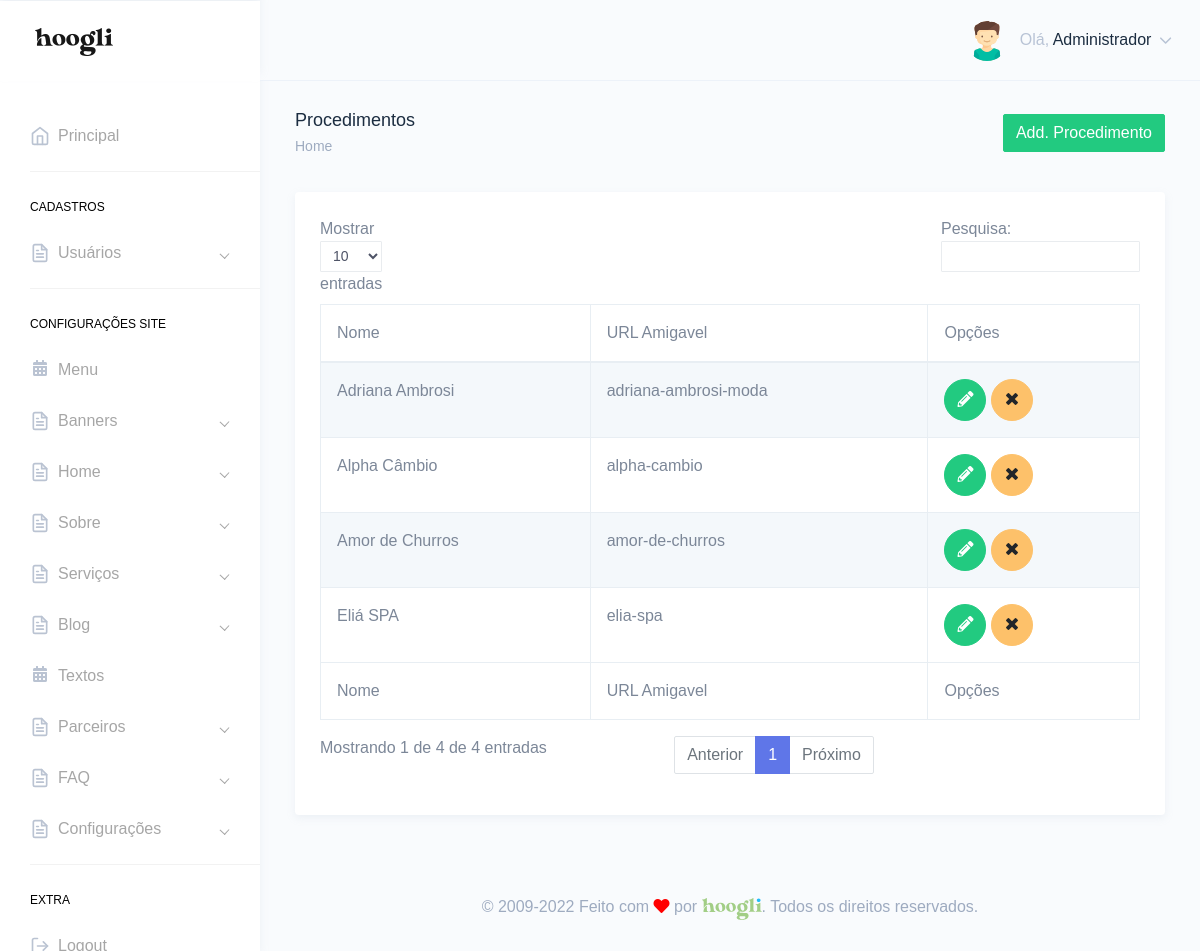
/painel/procedimentos.php (signed in), run on the app's committed database.
### tables this page shows
CREATE TABLE `tbl_usuarios` (
  `id` int(11) NOT NULL,
  `nome` varchar(250) DEFAULT NULL,
  `email` varchar(250) DEFAULT NULL,
  `telefone` varchar(250) DEFAULT NULL,
  `endereco` varchar(250) DEFAULT NULL,
  `cpf` varchar(100) DEFAULT NULL,
  `login` varchar(100) DEFAULT NULL,
  `senha` varchar(100) DEFAULT NULL,
  `foto` varchar(250) DEFAULT NULL,
  `id_cargo` int(11) DEFAULT NULL,
  `sexo` varchar(2) DEFAULT NULL,
  `perm_cad_usuario` varchar(2) DEFAULT NULL,
  `perm_relatorio` varchar(2) DEFAULT NULL,
  `perm_add_usuario` varchar(2) DEFAULT NULL,
  `perm_edit_usuario` varchar(2) DEFAULT NULL,
  `perm_del_usuario` varchar(2) DEFAULT NULL,
  `perm_cad_contato` varchar(2) DEFAULT NULL,
  `perm_edit_contato` varchar(2) DEFAULT NULL,
  `perm_del_contato` varchar(2) DEFAULT NULL,
  `perm_edit_contato_nf` varchar(3) DEFAULT NULL,
  `perm_pag_principal_rm` varchar(2) DEFAULT NULL,
  `perm_pag_principal_uc` varchar(2) DEFAULT NULL,
  `admin_geral` varchar(2) DEFAULT NULL,
  `data_frase` date DEFAULT NULL,
  `id_frase` int(11) DEFAULT NULL,
  `frase_lida` varchar(2) DEFAULT NULL
);

CREATE TABLE `tbl_procedimentos` (
  `id` int(11) NOT NULL,
  `titulo` varchar(250) DEFAULT NULL,
  `descricao` text DEFAULT NULL,
  `id_cat` int(11) DEFAULT NULL,
  `meta_title` text DEFAULT NULL,
  `meta_keywords` text DEFAULT NULL,
  `meta_description` text DEFAULT NULL,
  `foto` varchar(70) DEFAULT NULL,
  `url_amigavel` varchar(250) DEFAULT NULL,
  `breve` text DEFAULT NULL,
  `banner_titulo` varchar(250) DEFAULT NULL,
  `banner_titulo2` varchar(250) DEFAULT NULL,
  `banner_titulo3` varchar(250) DEFAULT NULL,
  `banner_foto` varchar(70) DEFAULT NULL,
  `banner_texto` text DEFAULT NULL,
  `banner_botao` varchar(255) DEFAULT NULL,
  `sesao1_tem_video` enum('S','N') DEFAULT 'N',
  `sessao1_video_titulo` varchar(255) DEFAULT NULL,
  `sessao1_embed` varchar(255) DEFAULT NULL,
  `sessao1_thumb` varchar(255) DEFAULT NULL,
  `sessao1_video_descricao` text DEFAULT NULL,
  `sessao1_foto` varchar(70) DEFAULT NULL,
  `sessao1_titulo` varchar(250) DEFAULT NULL,
  `sessao1_titulo2` varchar(255) DEFAULT NULL,
  `sessao1_titulo3` varchar(255) DEFAULT NULL,
  `sessao1_texto3` text DEFAULT NULL,
  `sessao1_texto` text DEFAULT NULL,
  `sessao2_foto` varchar(70) DEFAULT NULL,
  `sessao2_titulo` varchar(250) DEFAULT NULL,
  `sessao2_texto` text DEFAULT NULL,
  `sessao2_titulo2` varchar(255) DEFAULT NULL,
  `sessao2_texto2` text DEFAULT NULL,
  `sessao2_botao2` varchar(255) DEFAULT NULL,
  `sessao2_foto2` varchar(70) DEFAULT NULL,
  `sessao2_botao` varchar(160) DEFAULT NULL,
  `sessao3_titulo` varchar(250) DEFAULT NULL,
  `sessao3_titulo2` varchar(255) DEFAULT NULL,
  `sessao3_texto` text DEFAULT NULL,
  `topico1_foto` varchar(70) DEFAULT NULL,
  `topico1_titulo` varchar(250) DEFAULT NULL,
  `topico1_texto` text DEFAULT NULL,
  `topico2_foto` varchar(250) DEFAULT NULL,
  `topico2_titulo` varchar(250) DEFAULT NULL,
  `topico2_texto` text DEFAULT NULL,
  `topico3_foto` varchar(250) DEFAULT NULL,
  `topico3_titulo` varchar(250) DEFAULT NULL,
  `topico3_texto` text DEFAULT NULL,
  `topico4_foto` varchar(250) DEFAULT NULL,
  `topico4_titulo` varchar(250) DEFAULT NULL,
  `topico4_texto` text DEFAULT NULL,
  `sessao4_foto` varchar(250) DEFAULT NULL,
  `sessao4_titulo` varchar(250) DEFAULT NULL,
  `sessao4_titulo2` varchar(255) DEFAULT NULL,
  `sessao4_texto` text DEFAULT NULL,
  `sessao4_icone` varchar(255) DEFAULT NULL,
  `sessao5_titulo` varchar(250) DEFAULT NULL,
  `sessao5_foto` varchar(255) DEFAULT NULL,
  `sessao5_texto` text DEFAULT NULL,
  `sessao6_titulo` varchar(255) DEFAULT NULL,
  `sessao6_foto` varchar(255) DEFAULT NULL,
  `sessao6_texto` text DEFAULT NULL,
  `contato_titulo` varchar(250) DEFAULT NULL,
  `contato_texto` text DEFAULT NULL,
  `contato_foto` varchar(255) DEFAULT NULL,
  `contato_botao` varchar(255) DEFAULT NULL,
  `diferenca1_foto` varchar(250) DEFAULT NULL,
  `diferenca1_titulo` varchar(250) DEFAULT NULL,
  `diferenca1_texto` text DEFAULT NULL,
  `diferenca2_foto` varchar(250) DEFAULT NULL,
  `diferenca2_titulo` varchar(250) DEFAULT NULL,
  `diferenca2_texto` text DEFAULT NULL,
  `diferenca3_foto` varchar(250) DEFAULT NULL,
  `diferenca3_titulo` varchar(250) DEFAULT NULL,
  `diferenca3_texto` text DEFAULT NULL,
  `imagem_final` varchar(250) DEFAULT NULL,
  `imagem_mobile_final` varchar(250) DEFAULT NULL,
  `icone` varchar(255) DEFAULT NULL,
  `botao` varchar(255) DEFAULT NULL,
  `sessao1_link_botao` varchar(250) DEFAULT NULL,
  `sessao1_nome_botao` varchar(250) DEFAULT NULL,
  `sessao2_link_botao` varchar(250) DEFAULT NULL,
  `sessao2_nome_botao` varchar(250) DEFAULT NULL,
  `sessao3_link_botao` varchar(250) DEFAULT NULL,
  `sessao3_nome_botao` varchar(250) DEFAULT NULL,
  `contato_titulo2` varchar(250) DEFAULT NULL,
  `sessao3_foto` varchar(250) DEFAULT NULL,
  `sessao1_paralax` varchar(250) DEFAULT NULL,
  `sessao2_paralax` varchar(250) DEFAULT NULL,
  `sessao3_paralax` varchar(250) DEFAULT NULL,
  `sessao4_nome_botao` varchar(250) DEFAULT NULL,
  `sessao4_link_botao` varchar(100) DEFAULT NULL,
  `destaque` enum('S','N') DEFAULT NULL,
  `foto_projeto` varchar(70) DEFAULT NULL,
  `foto_desc_projeto` varchar(70) DEFAULT NULL,
  `titulo_porcen` varchar(70) DEFAULT NULL,
  `titulo2_porcen` varchar(70) DEFAULT NULL,
  `titulo3_porcen` varchar(70) DEFAULT NULL,
  `titulo4_porcen` varchar(200) DEFAULT NULL,
  `titulo5_porcen` varchar(200) DEFAULT NULL,
  `titulo6_porcen` varchar(200) DEFAULT NULL
);

### Connection/con-pdo.php (called while the page is built, shortened)
<?php
$conInstanciada = '';
if(empty($conInstanciada)) {
	class Conexao {
		private static $pdo;
		public static function getInstance() {
		if (!isset(self::$pdo)) {
		 try {
		  $opcoes = array(PDO::MYSQL_ATTR_INIT_COMMAND => 'SET NAMES utf8', PDO::ATTR_PERSISTENT => TRUE);
		  self::$pdo = new PDO("mysql:host=" . HOST . "; dbname=" . DBNAME . "; charset=" . CHARSET . ";", USER, PASSWORD, $opcoes);
		  self::$pdo->setAttribute(PDO::ATTR_ERRMODE, PDO::ERRMODE_EXCEPTION);
		 } catch (PDOException $e) {
		  print "Erro: " . $e->getMessage();
		 }
		}
		return self::$pdo;
		}
	}
}

### Class/acesso.class.php (called while the page is built, shortened)
<?php
$AcessoInstanciada = '';
if(empty($AcessoInstanciada)) {
	if(file_exists('Connection/conexao.php')) {
		require_once('Connection/con-pdo.php');
		require_once('Class/funcoes.php');
	} else {
		require_once('../Connection/con-pdo.php');
		require_once('../Class/funcoes.php');
	}
	class Acesso {
		private $pdo = null;
		private static $Acesso = null;
		private function __construct($conexao){
			$this->pdo = $conexao;
		}
		public static function getInstance($conexao){
			if (!isset(self::$Acesso)):
				self::$Acesso = new Acesso($conexao);
			endif;
			return self::$Acesso;
		}
		function rsDados($id='', $idCargo='', $orderBy='', $limite='') {
			$sqlLimite = '';
			$sqlOrdem = '';
			$sql = '';
			$nCampos = 0;
			if(!empty($id)) {
				$sql .= " and id = ?";
				$nCampos++;
				$campo[$nCampos] = $id;
			}
			try{
				$sql = "SELECT * FROM tbl_usuarios where 1=1 $sql $sqlOrdem $sqlLimite";
				$stm = $this->pdo->prepare($sql);
				for($i=1; $i<=$nCampos; $i++) {
					$stm->bindValue($i, $campo[$i]);
				}
				$stm->execute();
				$rsDados = $stm->fetchAll(PDO::FETCH_OBJ);
				if($id <> '' or $limite == 1) {
					return($rsDados[0]);
				} else {
					return($rsDados);
				}
			} catch(PDOException $erro){
				echo $erro->getMessage();
			}
		}
	}
}

### painel/verifica.php (called while the page is built, shortened)
<?php
include "../Class/acesso.class.php";
$verificaRestrito = Acesso::getInstance(Conexao::getInstance());
include "../Class/procedimentos.class.php";
$procedimentos = Procedimentos::getInstance(Conexao::getInstance());
$verificaRestrito->restritoAdmin();
$dadosUsuarioLogado = $verificaRestrito->rsDados($_SESSION['dadosLogado']->id);
?>

### Class/funcoes.php (called while the page is built, shortened)
<?php
  function icone_genero($genero) {
    switch ($genero) {
      case "M": return "assets/images/avatars/boy.svg"; break;
    }
  }
?>

### Class/procedimentos.class.php (called while the page is built, shortened)
<?php
$ProcedimentosInstanciada = '';
if(empty($ProcedimentosInstanciada)) {
	if(file_exists('Connection/conexao.php')) {
		require_once('Connection/con-pdo.php');
		require_once('Class/funcoes.php');
	} else {
		require_once('../Connection/con-pdo.php');
		require_once('../Class/funcoes.php');
	}
	class Procedimentos {
		private $pdo = null;
		private static $Procedimentos = null;
		private function __construct($conexao){
			$this->pdo = $conexao;
		}
		public static function getInstance($conexao){
			if (!isset(self::$Procedimentos)):
				self::$Procedimentos = new Procedimentos($conexao);
			endif;
			return self::$Procedimentos;
		}
		function rsDados($id='', $orderBy='', $limite='', $idCat='', $idDiferente='', $url_amigavel='', $destaque='') {
			$nCampos = 0;
			$sql = '';
			$sqlOrdem = '';
			$sqlLimite = '';
			try{
				$sql = "SELECT * FROM tbl_procedimentos where 1=1 $sql $sqlOrdem $sqlLimite";
				$stm = $this->pdo->prepare($sql);
				for($i=1; $i<=$nCampos; $i++) {
					$stm->bindValue($i, $campo[$i]);
				}
				$stm->execute();
				$rsDados = $stm->fetchAll(PDO::FETCH_OBJ);
				if($id <> '' or $limite == 1 or $url_amigavel <> '') {
					return($rsDados[0]);
				} else {
					return($rsDados);
				}
			} catch(PDOException $erro){
				echo $erro->getMessage();
			}
		}
	}
}

### painel/procedimentos.php (the view, shortened to what this page needs)
<?php include "verifica.php";
$puxaProcedimentos = $procedimentos->rsDados();
?>
<!DOCTYPE html>
<html dir="ltr" lang="pt-br">
<head>
    <link href="dist/css/style.min.css" rel="stylesheet">
</head>
<body>
    <div id="main-wrapper" data-theme="light" data-layout="vertical" data-navbarbg="skin6" data-sidebartype="full" data-sidebar-position="fixed" data-header-position="fixed" data-boxed-layout="full">
      <?php include "header.php";?>
       <?php include "inc-menu-lateral.php";?>
        <div class="page-wrapper">
            <div class="page-breadcrumb">
                <div class="row">
                    <div class="col-7 align-self-center">
                        <h4 class="page-title text-truncate text-dark font-weight-medium mb-1">Procedimentos</h4>
                        <div class="d-flex align-items-center">
                            <nav aria-label="breadcrumb">
                                <ol class="breadcrumb m-0 p-0">
                                    <li class="breadcrumb-item"><a href="." class="text-muted">Home</a></li>
                                </ol>
                            </nav>
                        </div>
                    </div>
                    <div class="col-5 align-self-center">
                        <a href="add-procedimento.php" class="btn btn-success float-right">Add. Procedimento</a>
                    </div>
                </div>
            </div>
            <div class="container-fluid">
                <div class="row">
                    <div class="col-12">
                        <div class="card">
                            <div class="card-body">
                                <div class="table-responsive">
                                    <table id="zero_config" class="table table-striped table-bordered no-wrap">
                                        <thead>
                                            <tr>
                                                <th>Nome</th>
                                                <th>URL Amigavel</th>
                                                <th>Opções</th>
                                            </tr>
                                        </thead>
                                        <tbody>
                                            <?php
                                            if(count($puxaProcedimentos) > 0){
                                            foreach($puxaProcedimentos as $procedimento){?>
                                            <tr>
                                                <td><?php echo $procedimento->titulo;?></td>
                                                <td><?php echo $procedimento->url_amigavel;?></td>
                                                <td>
                                                    <a href="editar-procedimento.php?id=<?php echo $procedimento->id;?>" class="btn btn-success btn-circle"><i class="fas fa-pencil-alt"></i></a>
                                                    <a href="javascript:;" class="btn btn-warning btn-circle" onclick="excluir('procedimentos.php', <?php echo $procedimento->id;?>, 'excluirProcedimento')"><i class="fa fa-times"></i></a>
                                                </td>
                                            </tr>
                                            <?php } }?>
                                        </tbody>
                                        <tfoot>
                                            <tr>
                                                <th>Nome</th>
                                                <th>URL Amigavel</th>
                                                <th>Opções</th>
                                            </tr>
                                        </tfoot>
                                    </table>
                                </div>
                            </div>
                        </div>
                    </div>
                </div>
            </div>
        <?php include "footer.php";?>
        </div>
    </div>
</body>
</html>

### painel/header.php (shortened to what this page needs)
<header class="topbar" data-navbarbg="skin6">
            <nav class="navbar top-navbar navbar-expand-md">
                <div class="navbar-header" data-logobg="skin6">
                    <div class="navbar-brand">
                        <a href=".">
                            <span class="logo-text">
                                <img src="assets/images/hoogli_logo.png" alt="homepage" class="dark-logo" />
                            </span>
                        </a>
                    </div>
                </div>
                <div class="navbar-collapse collapse" id="navbarSupportedContent">
                    <ul class="navbar-nav float-right">
                        <li class="nav-item dropdown">
                            <a class="nav-link dropdown-toggle" href="javascript:void(0)" data-toggle="dropdown"
                                aria-haspopup="true" aria-expanded="false">
                                <?php if(!empty($dadosUsuarioLogado->foto)){?>
                                <img src="../img/<?php echo $dadosUsuarioLogado->foto;?>" alt="<?php echo $dadosUsuarioLogado->nome;?>" class="rounded-circle" width="40">
                                <?php }else{?>
                                <img src="<?php echo icone_genero($dadosUsuarioLogado->sexo);?>" alt="<?php echo $dadosUsuarioLogado->nome;?>" class="rounded-circle" width="40">
                                <?php }?>
                                <span class="ml-2 d-none d-lg-inline-block"><span>Olá,</span> <span
                                        class="text-dark"><?php echo $dadosUsuarioLogado->nome;?></span> <i data-feather="chevron-down"
                                        class="svg-icon"></i></span>
                            </a>
                        </li>
                    </ul>
                </div>
            </nav>
        </header>

### data on the page
tbl_usuarios: nome "Administrador"
tbl_procedimentos: titulo "Amor de Churros", url_amigavel "amor-de-churros"
tbl_procedimentos: titulo "Eliá SPA", url_amigavel "elia-spa"
tbl_procedimentos: titulo "Adriana Ambrosi", url_amigavel "adriana-ambrosi-moda"
tbl_procedimentos: titulo "Alpha Câmbio", url_amigavel "alpha-cambio"
